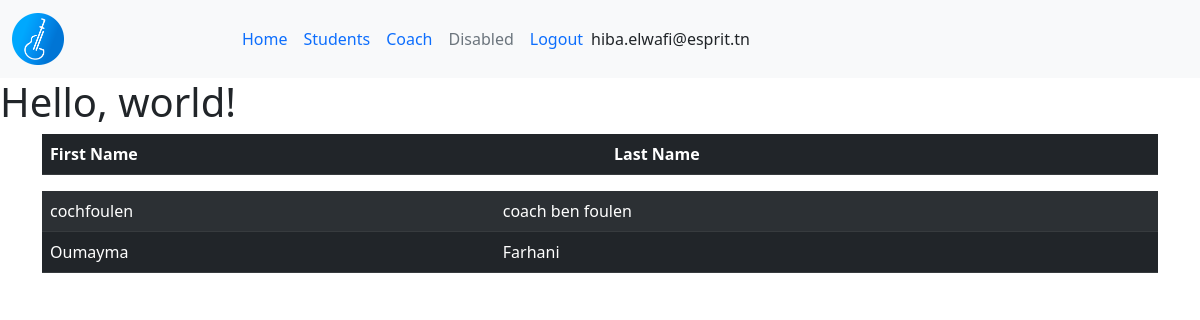
Screenshot of /hub/listCoach/ (signed in) with the database file from the repository.
### hub/models.py (models this page shows, shortened)
class User(models.Model):
    first_name=models.CharField(max_length=50)
    last_name=models.CharField(max_length=50)
    email=models.EmailField(verbose_name="Email",validators = [validate_email]) #de base Chrafield

class Coach(User):
    pass

class User(models.Model):
    first_name=models.CharField(max_length=50)
    last_name=models.CharField(max_length=50)
    email=models.EmailField(verbose_name="Email",validators = [validate_email]) #de base Chrafield

### hub/views.py (the view)
# urls.py: path('listCoach/',coach_list,name='listCoach'),
def coach_list(request):
    listC =Coach.objects.all() #activer l orm de django
    return render(
        request,
        'hub/index.html',
        {
            'coachs': listC,
        }
    )

### hub/templates/hub/index.html (shortened to what this page needs)
{% extends 'base.html' %}
{% block content %}
<table class="table table-dark table-striped">
    <thead>
        <tr>
            <th scope="col">First Name</th>
            <th scope="col">Last Name</th>
        </tr>
    </thead>
</table>
<table class="table table-dark table-striped">
    {% for c in coachs %}
    <tr>
    <td>{{c.first_name}}</td>
    <td>{{c.last_name}}</td>
    </tr>
    {% endfor %}
</table>
{% endblock content %}

### projet1/templates/header.html (shortened to what this page needs)
{% load static %}
<nav class="navbar navbar-expand-lg  bg-light"style="background-color: #e3f2fd;">
    <div class="container-fluid">
      <a class="navbar-brand" href="#">
      <img src="{% static 'image/logo.png' %}" alt="logo" class="img-fluid w-25"></a>
      <div class="collapse navbar-collapse" id="navbarNav">
        <ul class="navbar-nav">
          <li class="nav-item">
            <a class="nav-link active" aria-current="page" href="#">Home</a>
          </li>
          <li class="nav-item">
            <a class="nav-link" href="{% url 'listStudent' %}">Students</a>
          </li>
          <li class="nav-item">
            <a class="nav-link" href="{% url 'listCoach' %}">Coach</a>
          </li>
          <li class="nav-item">
            <a class="nav-link disabled">Disabled</a>
          </li>
          {% if user.is_authenticated %}
          <li class="nav-item">
            <a class="nav-link " href="{% url 'logout' %}">Logout</a>
          </li>
          {% endif %}
        </ul>
        <span class="navbar-text">
            {{greetings }} {{user.username| default:"Visitor"}}
        </span>
      </div>
    </div>
  </nav>

### rows the page displays
Coach: first_name "cochfoulen", last_name "coach ben foulen"
Coach: first_name "Oumayma", last_name "Farhani"

### other values shown
{{ user.username| default:"Visitor" }} "hiba.elwafi@esprit.tn"
